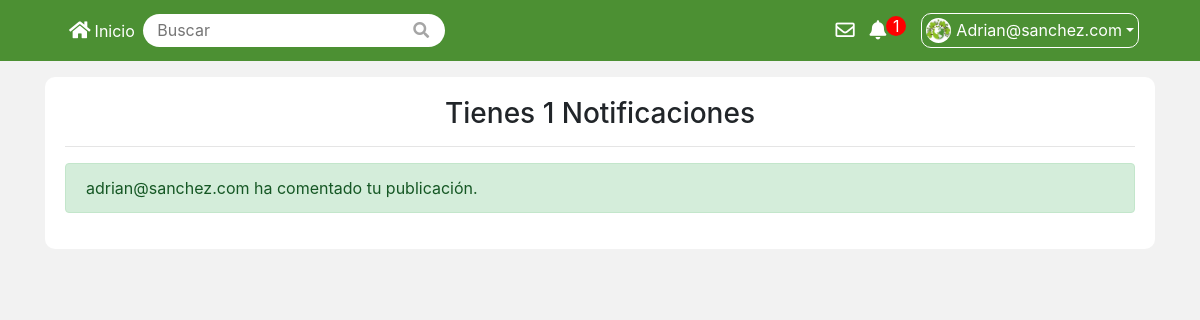
The app's page /notificaciones (signed in) with its own data.
### tables this page shows
CREATE TABLE `perfil` (
  `idperfil` int(11) NOT NULL,
  `idUsuario` int(11) NOT NULL,
  `myLat` float NOT NULL,
  `myLng` float NOT NULL,
  `fotoPerfil` varchar(255) NOT NULL,
  `nombreCompleto` varchar(100) NOT NULL
);

CREATE TABLE `notificaciones` (
  `idnotificacion` int(11) NOT NULL,
  `idUsuario` int(11) NOT NULL,
  `usuarioAccion` int(11) NOT NULL,
  `tipoNotificaion` int(11) NOT NULL
);

CREATE TABLE `usuarios` (
  `idusuario` int(11) NOT NULL,
  `idPrivilegio` int(11) NOT NULL,
  `correo` varchar(100) NOT NULL,
  `usuario` varchar(50) NOT NULL,
  `contrasena` varchar(255) NOT NULL,
  `fecha_registro` timestamp NOT NULL DEFAULT CURRENT_TIMESTAMP ON UPDATE CURRENT_TIMESTAMP
);

CREATE TABLE `tiposnotificaciones` (
  `idtiposNotificaciones` int(11) NOT NULL,
  `nombreTipo` varchar(60) NOT NULL,
  `mensajeNotificacion` longtext NOT NULL
);

### app/libs/Core.php (called while the page is built, shortened)
<?php
class Core
{
    protected $currentMethod = 'index';
    public function __construct()
    {
        $url = $this->getUrl();
        if (file_exists('../app/controllers/' . ucwords($url[0]) . '.php')) {
            unset($url[0]);
        }
        $this->currentController = new $this->currentController;
        $this->parameters = $url ? array_values($url) : [];
        call_user_func_array([$this->currentController , $this->currentMethod] , $this->parameters);
    }
    public function getUrl()
    {
        if (isset($_GET['url'])) {
            $url = rtrim($_GET['url'], '/');
            $url = filter_var($url, FILTER_SANITIZE_URL);
            $url = explode('/', $url);
            return $url;
        }
    }
}

### public/index.php (called while the page is built, shortened)
<?php
$init = new Core;

### app/libs/Base.php (called while the page is built, shortened)
<?php
class Base
{
    private $host = DB_HOST;
    private $dbname = DB_NAME;
    private $user = DB_USER;
    private $password = DB_PASSWORD;
    private $dbh;
    private $stmt;
    public function __construct()
    {
        $dns = 'mysql:host=' . $this->host . ';dbname=' . $this->dbname;
        $option = [
            PDO::ATTR_ERRMODE => true,
            PDO::ATTR_ERRMODE => PDO::ERRMODE_EXCEPTION
        ];
        try {
            $this->dbh = new PDO($dns, $this->user, $this->password, $option);
            $this->dbh->exec('set names utf8');
        } catch (PDOException $e) {
            $this->error = $e->getMessage();
            echo $this->error;
        }
    }
    public function query($sql)
    {
        return $this->stmt = $this->dbh->prepare($sql);
    }
    public function bind($parametro, $valor, $tipo = null)
    {
        if (is_null($tipo)) {
            switch (true) {
                default:
                    $tipo = PDO::PARAM_STR;
                    break;
            }
        }
        return $this->stmt->bindValue($parametro, $valor, $tipo);
    }
    public function execute()
    {
        return $this->stmt->execute();
    }
    public function registers()
    {
        $this->execute();
        return $this->stmt->fetchAll(PDO::FETCH_OBJ);
    }
    public function register()
    {
        $this->execute();
        return $this->stmt->fetch(PDO::FETCH_OBJ);
    }
}

### app/models/usuario.php (called while the page is built, shortened)
<?php
class usuario
{
    private $db;
    public function __construct()
    {
        $this->db = new Base;
    }
    public function getUsuario($usuario)
    {
        $this->db->query('SELECT * FROM usuarios WHERE usuario = :user');
        $this->db->bind(':user', $usuario);
        return $this->db->register();
    }
    public function getPerfil($idusuario)
    {
        $this->db->query('SELECT * FROM perfil WHERE idUsuario = :id');
        $this->db->bind(':id', $idusuario);
        return $this->db->register();
    }
}

### app/models/notificacion.php (called while the page is built, shortened)
<?php
class notificacion
{
    private $db;
    public function __construct()
    {
        $this->db = new Base;
    }
    public function obtenerNotificaciones($idusuario)
    {
        $this->db->query('SELECT N.idnotificacion , T.mensajeNotificacion , U.usuario FROM notificaciones N
        INNER JOIN usuarios U ON U.idusuario = N.usuarioAccion
        INNER JOIN tiposnotificaciones T ON T.idtiposNotificaciones = N.tipoNotificaion
        WHERE N.idUsuario = :iduser');
        $this->db->bind(':iduser' , $idusuario);
        return $this->db->registers();
    }
}

### app/views/pages/notificaciones/notificaciones.php (the view)
<?php
include_once URL_APP . '/views/custom/header.php';
include_once URL_APP . '/views/custom/navbar.php';
?>
<div class="container mt-3">
    <div class="container-notificaciones-usuario">
        <div class="contenido-notificaciones-usuario">
            <h3 class="text-center">Tienes <?php echo $datos['misNoticaciones'] ?> Notificaciones</h3>
            <hr>
        </div>
        <div class="container-notificaciones-usuario-revisar">
            <?php foreach($datos['notificaciones'] as $datosNotifiacion): ?>
                <a href="<?php echo URL_PROJECT ?>/notificaciones/eliminar/<?php echo $datosNotifiacion->idnotificacion ?>" class="link-notificacion mb-1"><div class="alert alert-success"><?php echo $datosNotifiacion->usuario . ' ' . $datosNotifiacion->mensajeNotificacion ?></div></a>
            <?php endforeach ?>
        </div>
    </div>
</div>
<?php
include_once URL_APP . '/views/custom/footer.php';
?>

### app/views/custom/navbar.php (shortened to what this page needs)
<header>
    <div class="container">
        <nav class="navbar navbar-expand-lg navbar-light text-white">
            <div class="collapse navbar-collapse" id="navbarSupportedContent">
                <ul class="navbar-nav mr-auto">
                    <li class="nav-item">
                        <a class="nav-link text-white" href="<?php echo URL_PROJECT ?>"><span class="big"><i class="fas fa-home mr-1"></i></span>Inicio</a>
                    </li>
                    <li class="nav-item">
                        <form action="<?php echo URL_PROJECT ?>/home/buscar" method="POST" class="tipe-form form-inline my-2 my-lg-0">
                            <input type="text" name="buscar" class="form-style" placeholder="Buscar" />
                            <button class="btn-form" type="submit">
                                <i class="fas fa-search"></i>
                            </button>
                        </form>
                    </li>
                </ul>
                <div class="links">
                    <div class="notificacion-container">
                        <a href="<?php echo URL_PROJECT ?>/mensajes" class="notificacion-container"><span class="big"><i class="far fa-envelope"></i></span></a>
                    </div>
                </div>
                <div class="links">
                    <div class="notificacion-container">
                        <a href="<?php echo URL_PROJECT ?>/notificaciones" class="notificacion-container"><span class="big"><i class="fas fa-bell"></i></span>
                            <?php if ($datos['misNoticaciones'] > 0) : ?>
                                <div class="bg-notification"><?php echo $datos['misNoticaciones'] ?></div>
                            <?php endif ?>
                        </a>
                    </div>
                </div>
                <div class="dropdown">
                    <span class="btn-radio dropdown-toggle" id="actionPerfil" data-toggle="dropdown" aria-haspopup="true" aria-expanded="false">
                        <img src="<?php echo URL_PROJECT . '/' . $datos['perfil']->fotoPerfil ?>" alt="perfil" class="img-perfil" />
                        <?php echo ucwords($_SESSION['usuario']); ?>
                    </span>
                </div>
            </div>
        </nav>
    </div>
</header>

### public/css/style.css (style rules this page uses)
:root { --main-color: rgb(76, 144, 51); }
.links { color: #5d5d5d }
.big { font-size: 1.2em; }
body { margin: 0; padding: 0; display: flex; flex-wrap: wrap; flex-direction: column; min-height: 100vh; background-color: #F2F2F2 }
.notificacion-container { display: flex; }
.bg-notification { background-color: rgb(255, 0, 0); color: #ffffff; box-sizing: border-box; display: flex; justify-content: center; align-items: center; width: 20px; border-radius: 10px; height: 20px; }

### public/css/navbar.css (style rules this page uses)
header { background-color: var(--main-color); }
.tipe-form { height: 100%; }
.form-style { outline: none; border: 0; border-top-left-radius: 21px; border-bottom-left-radius: 21px; padding: .3em 0 .3em .9em }
.btn-form { border: 0; width: 40px; border-top-right-radius: 21px; border-bottom-right-radius: 21px; padding: .3em .5em .3em 0; background-color: #ffffff; color: #a5a5a5; margin: 0; cursor: pointer; }
.img-perfil { width: 25px; height: 25px; border-radius: 50%; margin-right: 5px }
.links { margin-right: 15px; }
.links a { color: #ffffff; text-decoration: none; }
.btn-radio { background-color: var(--main-color); border: 1px solid #ffffff; display: flex; justify-content: center; align-items: center; padding: 4px; border-radius: 10px; cursor: pointer; transition: all .5s; }

### public/css/perfil.css (style rules this page uses)
hr { width: 100% }

### public/css/notificaciones.css (style rules this page uses)
.container-notificaciones-usuario { width: 100%; background-color: #ffffff; border-radius: 10px; padding: 20px; }

### records on screen
perfil: fotoPerfil (picture)
notificaciones: usuarioAccion.usuario "adrian@sanchez.com", tipoNotificaion.mensajeNotificacion "ha comentado tu publicación."

### other values on screen
$datos['misNoticaciones'] "1"
$_SESSION['usuario'] "Adrian@sanchez.com"
